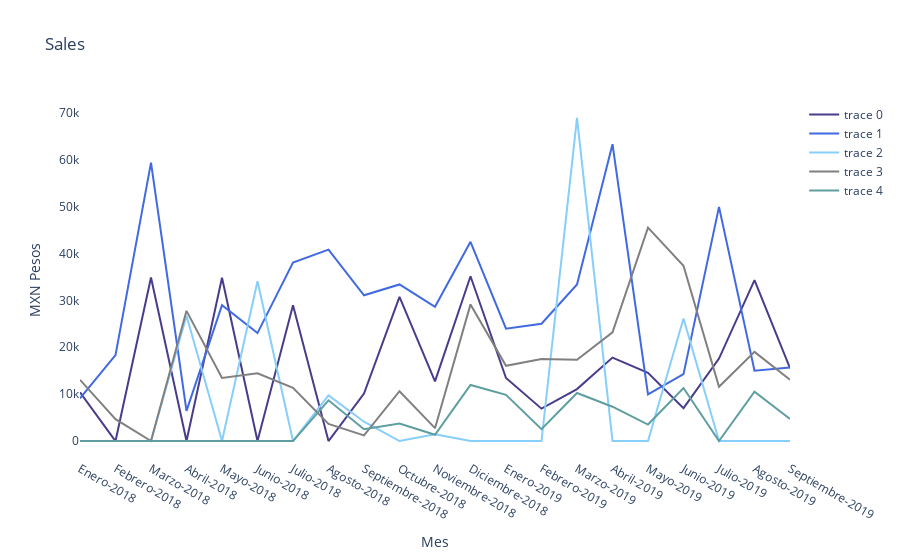

The cell this chart's notebook holds for it:
### Code cell
#Trying out plotly with traces

from plotly import graph_objects as go

# TOTAL  VENTAS NETAS
trace0 = go.Line(
            #name = data.Concepto.unique()[0],
            x=data["Month"], #==data.Concepto.unique()[0]]["column_names"],
            y=data["Ventas Mayoreo"], #== data.Concepto.unique()[0]]['value'],
            #offsetgroup=0,
            marker_color = colors_pres[0])

trace1 = go.Line(
            #name = data.Concepto.unique()[0],
            x=data["Month"], #==data.Concepto.unique()[0]]["column_names"],
            y=data["Ventas Menudeo"], #== data.Concepto.unique()[0]]['value'],
            #offsetgroup=0,
            marker_color = colors_pres[1])

trace2 = go.Line(
            #name = data.Concepto.unique()[0],
            x=data["Month"], #==data.Concepto.unique()[0]]["column_names"],
            y=data["Ventas Ferias de Diseño"], #== data.Concepto.unique()[0]]['value'],
            #offsetgroup=0,
            marker_color = colors_pres[2])

trace3 = go.Line(
            #name = data.Concepto.unique()[0],
            x=data["Month"], #==data.Concepto.unique()[0]]["column_names"],
            y=data["Ventas Consignación"], #== data.Concepto.unique()[0]]['value'],
            #offsetgroup=0,
            marker_color = colors_pres[3])

trace4 = go.Line(
            #name = data.Concepto.unique()[0],
            x=data["Month"], #==data.Concepto.unique()[0]]["column_names"],
            y=data["Ventas en línea"], #== data.Concepto.unique()[0]]['value'],
            #offsetgroup=0,
            marker_color = colors_pres[4])

data_ = [trace0,trace1, trace2, trace3, trace4]

fig = go.Figure(data_)

fig.update_layout(
    title='Sales',
    xaxis_title='Mes',
    yaxis_title = 'MXN Pesos',
    
    #Para añadir fondo blanco:
    plot_bgcolor = 'rgba(0,0,0,0)')

fig.show()

### Figure 1 — Plotly figure (JSON) as saved in the notebook; plotly's stock layout.template omitted (floating-point values rounded to 4 significant figures)
{"data": [{"marker": {"color": "#483D8B"}, "type": "scatter", "x": ["Enero-2018", "Febrero-2018", "Marzo-2018", "Abril-2018", "Mayo-2018", "Junio-2018", "Julio-2018", "Agosto-2018", "Septiembre-2018", "Octubre-2018", "Noviembre-2018", "Diciembre-2018", "Enero-2019", "Febrero-2019", "Marzo-2019", "Abril-2019", "Mayo-2019", "Junio-2019", "Julio-2019", "Agosto-2019", "Septiembre-2019"], "y": [10407, 0, 34880, 0, 34830.0, 0, 28960, 0, 10140, 30735, 12729, 35154, 13448, 6910, 11076, 17802, 14552, 7014, 17596, 34329, 15525]}, {"marker": {"color": "#4169E1"}, "type": "scatter", "x": ["Enero-2018", "Febrero-2018", "Marzo-2018", "Abril-2018", "Mayo-2018", "Junio-2018", "Julio-2018", "Agosto-2018", "Septiembre-2018", "Octubre-2018", "Noviembre-2018", "Diciembre-2018", "Enero-2019", "Febrero-2019", "Marzo-2019", "Abril-2019", "Mayo-2019", "Junio-2019", "Julio-2019", "Agosto-2019", "Septiembre-2019"], "y": [9090, 18330, 59392, 6440, 28984, 23026, 38051, 40820.0, 31087, 33401, 28640, 42494, 23970, 25019, 33379, 63307, 9929, 14276, 49947, 15002, 15672]}, {"marker": {"color": "#87CEFA"}, "type": "scatter", "x": ["Enero-2018", "Febrero-2018", "Marzo-2018", "Abril-2018", "Mayo-2018", "Junio-2018", "Julio-2018", "Agosto-2018", "Septiembre-2018", "Octubre-2018", "Noviembre-2018", "Diciembre-2018", "Enero-2019", "Febrero-2019", "Marzo-2019", "Abril-2019", "Mayo-2019", "Junio-2019", "Julio-2019", "Agosto-2019", "Septiembre-2019"], "y": [0, 0, 0, 26700.0, 0, 34090, 0, 9750, 4130, 0, 1450, 0, 0, 0, 68906, 0, 0, 26141, 0, 0, 0]}, {"marker": {"color": "#808080"}, "type": "scatter", "x": ["Enero-2018", "Febrero-2018", "Marzo-2018", "Abril-2018", "Mayo-2018", "Junio-2018", "Julio-2018", "Agosto-2018", "Septiembre-2018", "Octubre-2018", "Noviembre-2018", "Diciembre-2018", "Enero-2019", "Febrero-2019", "Marzo-2019", "Abril-2019", "Mayo-2019", "Junio-2019", "Julio-2019", "Agosto-2019", "Septiembre-2019"], "y": [13056, 4670.0, 0, 27770.0, 13464, 14454, 11340.0, 3663, 1209, 10623, 2745, 29140.0, 16048, 17486, 17352, 23178, 45511, 37373, 11575, 19019, 13095]}, {"marker": {"color": "#5F9EA0"}, "type": "scatter", "x": ["Enero-2018", "Febrero-2018", "Marzo-2018", "Abril-2018", "Mayo-2018", "Junio-2018", "Julio-2018", "Agosto-2018", "Septiembre-2018", "Octubre-2018", "Noviembre-2018", "Diciembre-2018", "Enero-2019", "Febrero-2019", "Marzo-2019", "Abril-2019", "Mayo-2019", "Junio-2019", "Julio-2019", "Agosto-2019", "Septiembre-2019"], "y": [0, 0, 0, 0, 0, 0, 0, 8693, 2512.0, 3749, 1350, 11950, 9866, 2530, 10251, 7321, 3524, 11306, 0, 10525, 4716]}], "layout": {"plot_bgcolor": "rgba(0,0,0,0)", "title": {"text": "Sales"}, "xaxis": {"title": {"text": "Mes"}}, "yaxis": {"title": {"text": "MXN Pesos"}}}}
